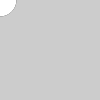
Frame 1 (no input)
Frame 60 (the mouse pressed at the canvas centre just before this capture): identical to frame 1, image omitted
Frame 120 (the mouse held since frame 60 and released just before this capture): identical to frame 1, image omitted

The Processing sketch that drew this single still picture (run headless with seeded random() and noise(); from frame 60 on, the mouse is pressed at the canvas centre):

// Processing sketch: Intaractivity_16_Event_Mouse
// ── Intaractivity_16_Event_Mouse.pde
// mouseMoved | mouseDragged

int dragX;
int dragY;
int moveX;
int moveY;

void setup(){
  size(100,100);
  noStroke();
}

void draw(){
  background(204);

  fill(0);
  ellipse(dragX,dragY, 33,33); // black circle

  fill(255);
  ellipse(moveX,moveY, 33,33); // white circle

}

// Move gray circle
void mouseMoved(){
  moveX = mouseX;
  moveY = mouseY;
}

// Move black circle
void mouseDragged(){
  dragX = mouseX;
  dragY = mouseY;
}
